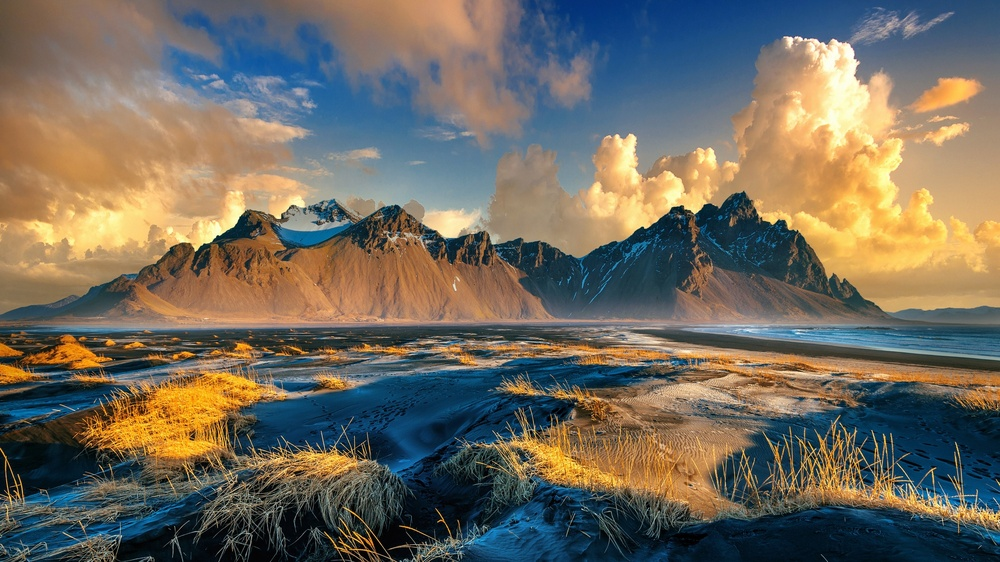
#> input picture Ejercicios/OpenCV e Machine Learning/image.jpg, 1000 x 562 px, shrunk from 2000 x 1125 before the run
$ jupyter execute 'OpenCV e Machine Learning Ejemplo.ipynb'
#> lines starting #> are read from the running program, lines starting #| are printed output that depends on the picture
# Tarea OpenCV e Machine Learning
## Ralphy Núñez Mercado

[cell 1]
from matplotlib.image import imread
from sklearn.cluster import KMeans
import matplotlib.pyplot as plt
import numpy as np
from skimage import io

[cell 2]
image = imread('image.jpg')
#> image is the input picture: shape (562, 1000, 3); mean R, G, B 112.9, 106.8, 94.6
image.shape #alto, ancho, número de canales de color
#> Out = (562, 1000, 3)

[cell 3]
plt.imshow(image)

[cell 4]
x = image.reshape(-1,3)

[cell 5]
x.shape
#> Out = (562000, 3)

[cell 6]
kmeans = KMeans(n_clusters=5)
kmeans.fit(x) #ponemos n según el número de colores que queramos
segmented_image = kmeans.cluster_centers_[kmeans.labels_]
segmented_image = segmented_image.reshape(image.shape)
imagen=segmented_image/255 #para que esté entre 0 y 1
plt.imshow(imagen)
imagen.dtype
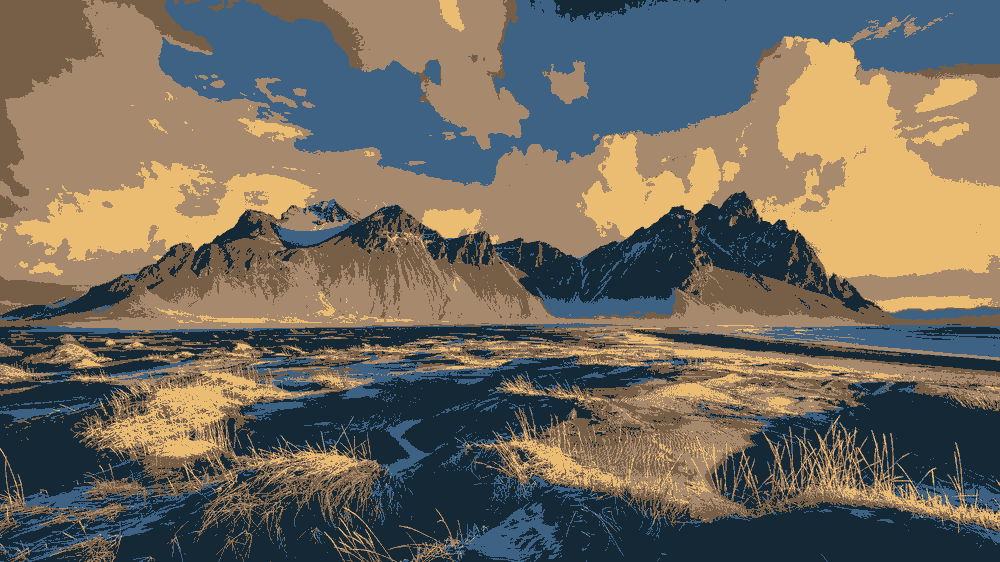
#> shown: shape (562, 1000, 3) float64; mean R, G, B 0.443, 0.419, 0.371

[cell 7]
imagenfinal = (imagen * 255).astype(np.uint8)
io.imsave('imagen_guardada.jpg', imagenfinal)
